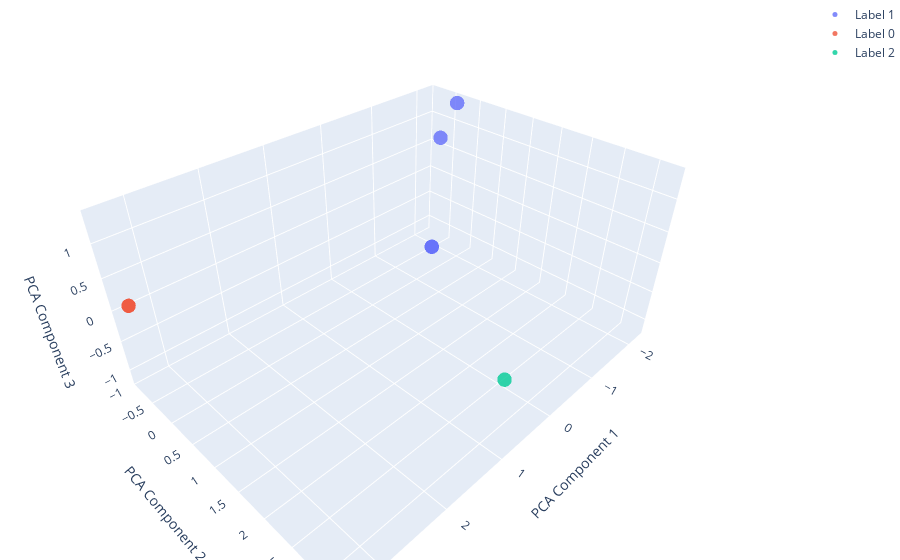

This figure's notebook cell:
### Code cell
import plotly.graph_objects as go
import pandas as pd

# Create a DataFrame for the PCA reduced data
df = pd.DataFrame({
    'x': word_vectors_pca[:, 0],
    'y': word_vectors_pca[:, 1],
    'z': word_vectors_pca[:, 2],
    'label': labels  # Assuming labels is a list of labels for each word vector
})

# Create the scatter plot with Plotly
fig = go.Figure()

for label in df['label'].unique():
    label_df = df[df['label'] == label]
    fig.add_trace(go.Scatter3d(
        x=label_df['x'], 
        y=label_df['y'], 
        z=label_df['z'],
        mode='markers',
        name=f'Label {label}',
        text=label_df['label'],  # Hover text
        marker=dict(
            size=5,
            opacity=0.8
        )
    ))

# Update layout
fig.update_layout(
    title='PCA Visualization of Word Vectors',
    scene=dict(
        xaxis_title='PCA Component 1',
        yaxis_title='PCA Component 2',
        zaxis_title='PCA Component 3'
    ),
    margin=dict(l=0, r=0, b=0, t=0)
)

fig.show()

### Figure 1 — Plotly figure (JSON) as saved in the notebook; plotly's stock layout.template omitted (floating-point values rounded to 4 significant figures)
{"data": [{"marker": {"opacity": 0.8, "size": 5}, "mode": "markers", "name": "Label 1", "text": [1, 1, 1, 1], "type": "scatter3d", "x": [-2.202, -1.789, -1.825, -1.825], "y": [-0.3274, -0.2841, -0.4264, -0.4264], "z": [1.368, 0.9256, -1.18, -1.18]}, {"marker": {"opacity": 0.8, "size": 5}, "mode": "markers", "name": "Label 0", "text": [0, 0], "type": "scatter3d", "x": [3.343, 3.343], "y": [-0.8755, -0.8755], "z": [0.06229, 0.06229]}, {"marker": {"opacity": 0.8, "size": 5}, "mode": "markers", "name": "Label 2", "text": [2], "type": "scatter3d", "x": [0.9544], "y": [3.215], "z": [-0.05801]}], "layout": {"margin": {"b": 0, "l": 0, "r": 0, "t": 0}, "scene": {"xaxis": {"title": {"text": "PCA Component 1"}}, "yaxis": {"title": {"text": "PCA Component 2"}}, "zaxis": {"title": {"text": "PCA Component 3"}}}, "title": {"text": "PCA Visualization of Word Vectors"}}}
